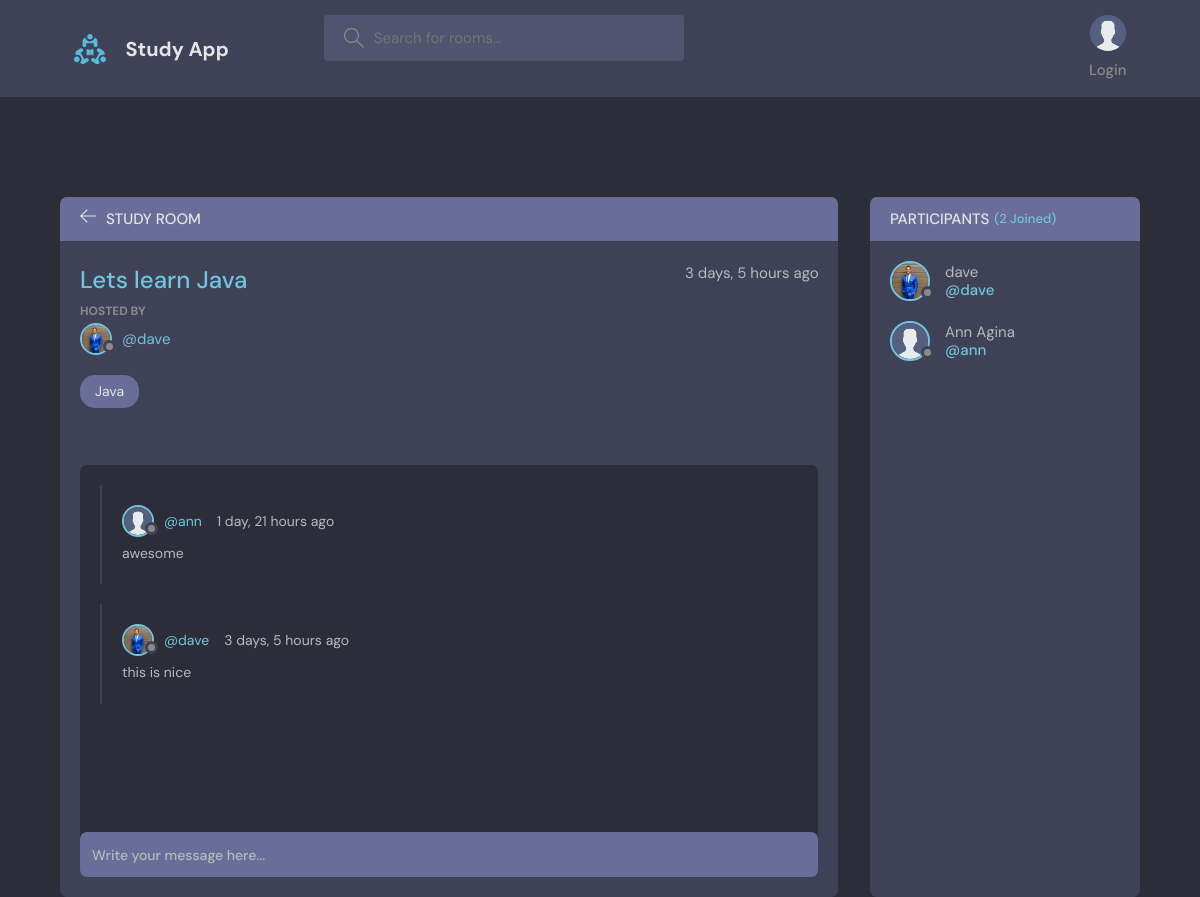
Screenshot of /room/Lets learn Java/ with the database file from the repository.
### jango/models.py (models this page shows, shortened)
class Room(models.Model):
    host = models.ForeignKey(User, on_delete= models.SET_NULL, null = True)
    topic = models.ForeignKey(Topic, on_delete= models.SET_NULL, null = True)
    name = models.CharField(max_length = 200)
    participants = models.ManyToManyField(User, related_name= 'participants', blank = True)
    description = models.TextField(null = True, blank = True)
    updated = models.DateTimeField(auto_now =True)
    created = models.DateTimeField(auto_now_add = True)
    class Meta:
        ordering = ['-updated', '-created']

class User(AbstractUser):
    name = models.CharField(max_length=200, null = True)
    email = models.EmailField(unique=True, null=True)
    bio = models.TextField(max_length=200, null = True)
    avatar = models.ImageField(null = True, default= 'avatar.svg')
    USERNAME_FIELD = 'email'
    REQUIRED_FIELDS = []

class Topic(models.Model):
    name = models.CharField(max_length = 200)
    def __str__(self):
        return self.name

class Message(models.Model):
    user = models.ForeignKey(User, on_delete= models.CASCADE)
    room = models.ForeignKey(Room, on_delete= models.CASCADE)
    body = models.TextField()
    updated = models.DateTimeField(auto_now =True)
    created = models.DateTimeField(auto_now_add = True)

### jango/views.py (the view, shortened to what this page needs)
# urls.py: path('room/<str:pk>/', views.room, name = 'room'),
def room(request, pk):
    room = Room.objects.get(name=pk)
    room_messages = room.message_set.all().order_by('-created')
    participants = room.participants.all()
    contents = {'contents': room, 'room_messages': room_messages, 'participants': participants}
    return render(request, 'room.html',contents)

### templates/room.html (shortened to what this page needs)
{% extends 'main.html' %}
{% block content %}
<main class="profile-page layout layout--2">
  <div class="container">
    <div class="room">
      <div class="room__top">
        <div class="room__topLeft">
          <a href="{% url 'home' %}">
            <svg version="1.1" xmlns="http://www.w3.org/2000/svg" width="32" height="32" viewBox="0 0 32 32">
              <title>arrow-left</title>
              <path
                d="M13.723 2.286l-13.723 13.714 13.719 13.714 1.616-1.611-10.96-10.96h27.625v-2.286h-27.625l10.965-10.965-1.616-1.607z">
              </path>
            </svg>
          </a>
          <h3>Study Room</h3>
        </div>
      </div>
      <div class="room__box scroll">
        <div class="room__header scroll">
          <div class="room__info">
            <h3>{{contents.name}}</h3>
            <span>{{contents.created|timesince}} ago</span>
          </div>
          <div class="room__hosted">
            <p>Hosted By</p>
            <a href="{% url 'user-profile' contents.host.id %}" class="room__author">
              <div class="avatar avatar--small">
                <img src="{{contents.host.avatar.url}}" />
              </div>
              <span>@{{contents.host.username}}</span>
            </a>
          </div>
          <span class="room__topics">{{contents.topic}}</span>
        </div>
        <div class="room__conversation">
          <div class="threads scroll">
            {% for message in room_messages %}
            <div class="thread">
              <div class="thread__top">
                <div class="thread__author">
                  <a href="{% url 'user-profile' message.user.id %}" class="thread__authorInfo">
                    <div class="avatar avatar--small">
                      <img src="{{message.user.avatar.url}}" />
                    </div>
                    <span>@{{message.user.username}}</span>
                  </a>
                  <span class="thread__date">{{message.created|timesince}} ago</span>
                </div>
              </div>
              <div class="thread__details">
                {{message.body}}
              </div>
            </div>
            {% endfor %}
          </div>
        </div>
      </div>
      <div class="room__message">
        <form action="" method="POST">
          <input name="body" placeholder="Write your message here..." />
        </form>
      </div>
    </div>
    <div class="participants">
      <h3 class="participants__top">Participants <span>({{participants.count}} Joined)</span></h3>
      <div class="participants__list scroll">
        {% for user in participants %}
        <a href="{%  url 'user-profile' user.id %}" class="participant">
          <div class="avatar avatar--medium">
            <img src="{{user.avatar.url}}" />
          </div>
          <p>
            {{user.name}}
            <span>@{{user.username}}</span>
          </p>
        </a>
        {% endfor %}
      </div>
    </div>
  </div>
</main>
{% endblock content %}

### rows the page displays
Room: name "Lets learn Java", created "3 days, 5 hours", host.avatar (picture), host.username "dave", topic "Java"
Message: user.avatar (placeholder picture), user.username "ann", created "1 day, 21 hours", body "awesome"
Message: user.avatar (picture), user.username "dave", created "3 days, 5 hours", body "this is nice"
User: avatar (picture), name "dave", username "dave"
User: avatar (placeholder picture), name "Ann Agina", username "ann"

### other values shown
{{ participants.count }} "2"
